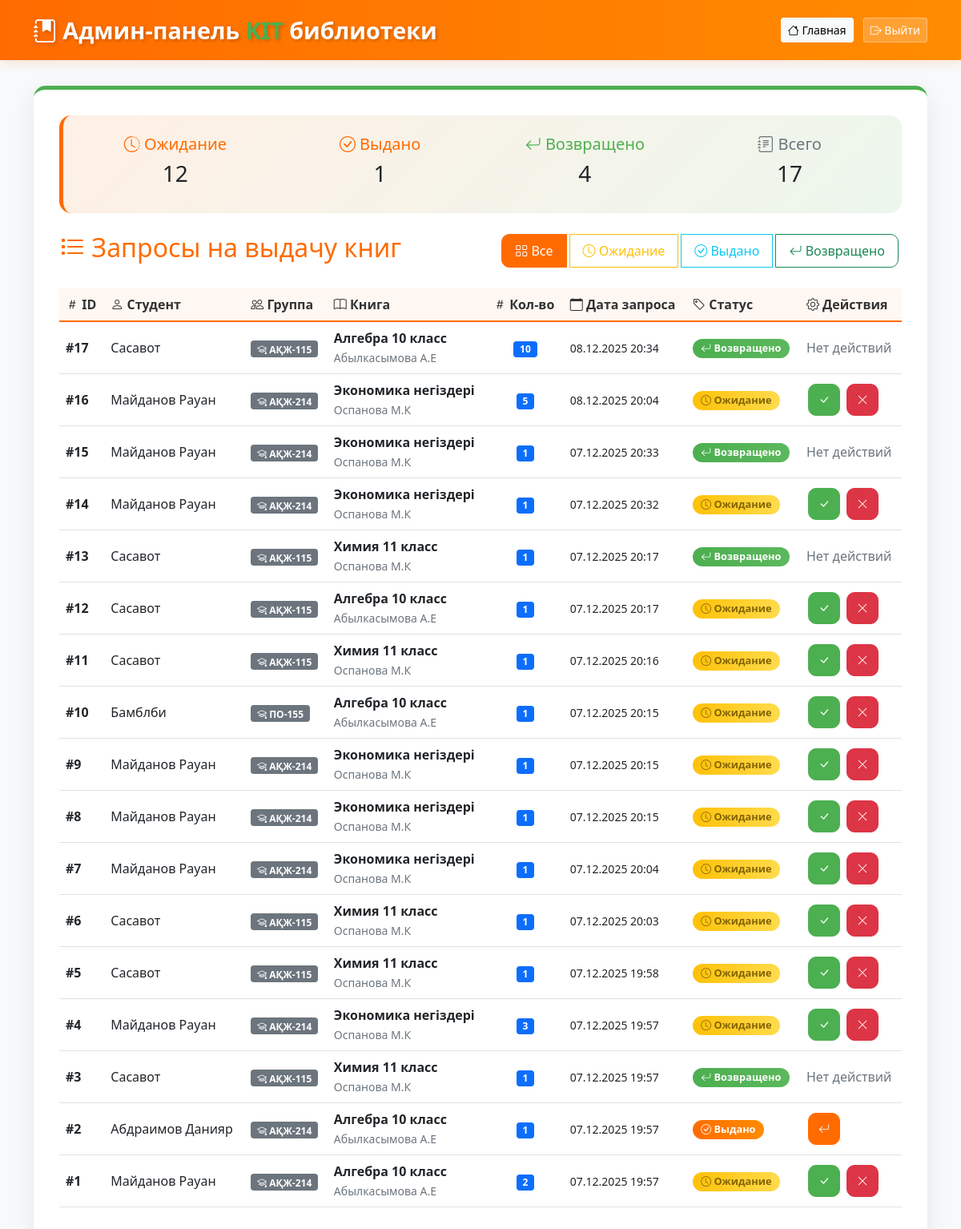
/admin (signed in), run on an earlier commit of the app's database.
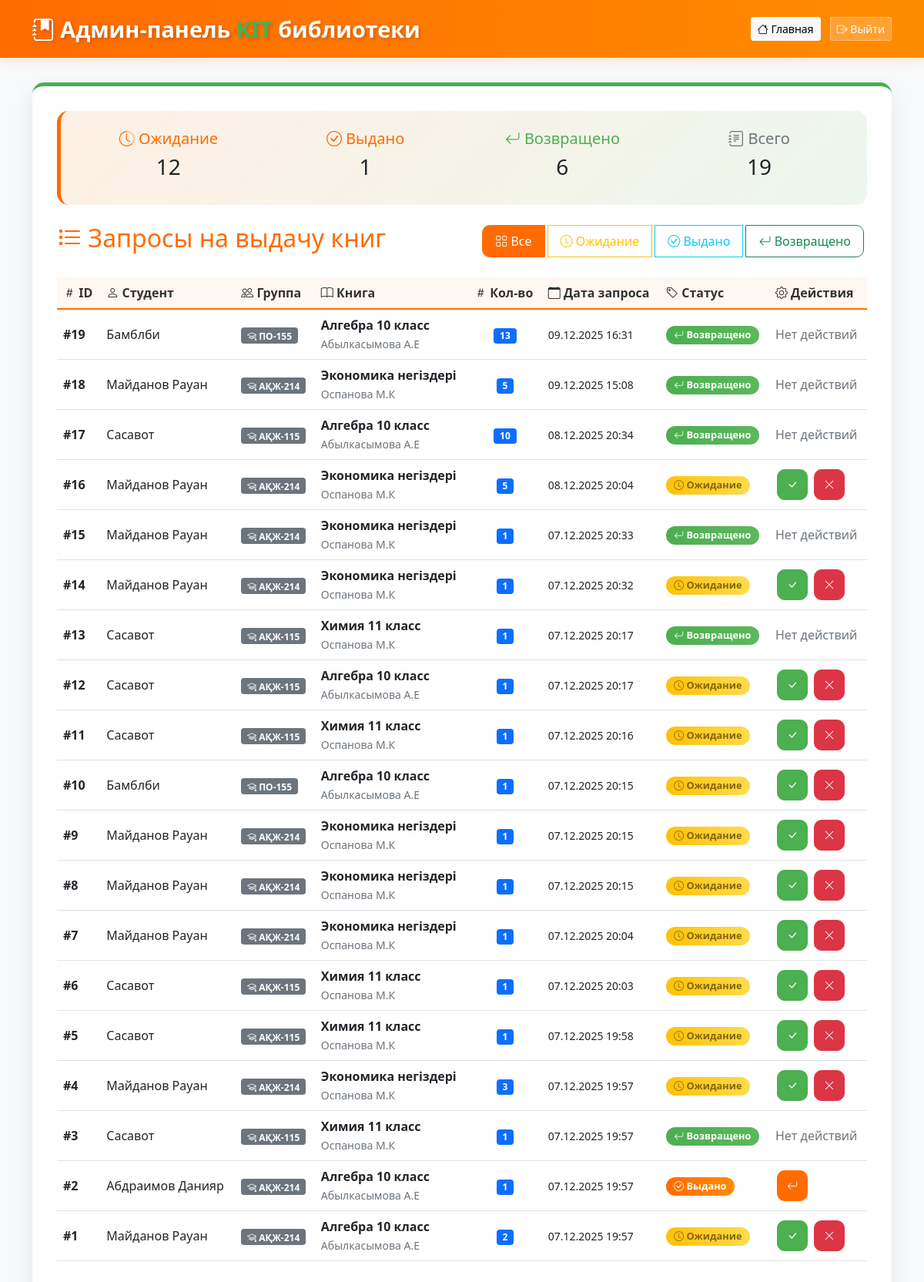
And on a later commit of the database.
### models.py (models this page shows, shortened)
class BookRequest(db.Model):
    __tablename__ = 'book_requests'
    id = db.Column(db.Integer, primary_key=True)
    request_number = db.Column(db.String(20), unique=True, nullable=True)
    student_id = db.Column(db.Integer, db.ForeignKey('students.id'), nullable=False)
    book_id = db.Column(db.Integer, db.ForeignKey('books.id'), nullable=False)
    request_date = db.Column(db.DateTime, nullable=False, default=db.func.now())  # Дата создания запроса
    issue_date = db.Column(db.DateTime)  # Дата выдачи (когда библиотекарь подтвердил)
    planned_return_date = db.Column(db.DateTime)  # Планируемая дата возврата (+90 минут)
    actual_return_date = db.Column(db.DateTime)  # Фактическая дата возврата
    quantity = db.Column(db.Integer, nullable=False, default=1)  # Количество взятых экземпляров
    status = db.Column(db.String(20), nullable=False, default='ожидание')  # статусы: ожидание, выдано, возвращено
    book = db.relationship('Book', backref='requests')

class Student(db.Model):
    __tablename__ = 'students'
    id = db.Column(db.Integer, primary_key=True)
    full_name = db.Column(db.String(100), nullable=False)  # ФИО
    group_id = db.Column(db.Integer, db.ForeignKey('groups.id'), nullable=False)
    book_requests = db.relationship('BookRequest', backref='student', lazy=True)

class Group(db.Model):
    __tablename__ = 'groups'
    id = db.Column(db.Integer, primary_key=True)
    name = db.Column(db.String(50), unique=True, nullable=False)  # Например: "АҚЖ-214"
    language = db.Column(db.String(10), nullable=False)  # "kz" или "ru"
    course = db.Column(db.Integer, nullable=False)  # 1 или 2
    students = db.relationship('Student', backref='group', lazy=True)

class Book(db.Model):
    __tablename__ = 'books'
    id = db.Column(db.Integer, primary_key=True)
    name = db.Column(db.String(200), nullable=False)  # Название книги
    author = db.Column(db.String(100), nullable=False)  # Автор книги
    year = db.Column(db.Integer, nullable=False)  # Год издания
    total_quantity = db.Column(db.Integer, nullable=False)  # Всего экземпляров
    available_quantity = db.Column(db.Integer, nullable=False)  # Доступно сейчас
    language = db.Column(db.String(10), nullable=False)  # Язык книги
    course = db.Column(db.Integer, nullable=False)  # Курс

### app.py (the view)
@app.route('/admin')
@admin_required
def admin_dashboard():
    requests = BookRequest.query.order_by(BookRequest.request_date.desc()).all()
    return render_template('admin.html', requests=requests)

### app.py (called while the page is built)
def admin_required(f):
    @wraps(f)
    def decorated_function(*args, **kwargs):
        if not session.get('admin_logged_in'):
            return redirect(url_for('admin_login'))
        return f(*args, **kwargs)
    return decorated_function

### templates/admin.html (shortened to what this page needs)
<!DOCTYPE html>
<html lang="ru">
<head>
    <link href="https://cdn.jsdelivr.net/npm/bootstrap@5.1.3/dist/css/bootstrap.min.css" rel="stylesheet">
    <link rel="stylesheet" href="https://cdn.jsdelivr.net/npm/bootstrap-icons@1.8.1/font/bootstrap-icons.css">
</head>
<body>
    <nav class="kit-header">
        <div class="container">
            <div class="d-flex justify-content-between align-items-center">
                <span class="kit-logo">
                    <i class="bi bi-journal-bookmark-fill"></i>
                    Админ-панель <span>KIT</span> библиотеки
                </span>
                <div>
                    <a href="{{ url_for('admin_dashboard') }}" class="btn btn-light btn-sm me-2">
                        <i class="bi bi-house"></i> Главная
                    </a>
                    <a href="{{ url_for('admin_logout') }}" class="btn btn-logout btn-sm text-white">
                        <i class="bi bi-box-arrow-right"></i> Выйти
                    </a>
                </div>
            </div>
        </div>
    </nav>
    <div class="container">
        <div class="admin-container">
            <div class="stats-card">
                <div class="row">
                    <div class="col-md-3 text-center">
                        <h5 style="color: var(--kit-orange);">
                            <i class="bi bi-clock-history"></i> Ожидание
                        </h5>
                        <h3>{{ requests|selectattr('status', 'equalto', 'ожидание')|list|length }}</h3>
                    </div>
                    <div class="col-md-3 text-center">
                        <h5 style="color: var(--kit-orange);">
                            <i class="bi bi-check-circle"></i> Выдано
                        </h5>
                        <h3>{{ requests|selectattr('status', 'equalto', 'выдано')|list|length }}</h3>
                    </div>
                    <div class="col-md-3 text-center">
                        <h5 style="color: var(--kit-green);">
                            <i class="bi bi-arrow-return-left"></i> Возвращено
                        </h5>
                        <h3>{{ requests|selectattr('status', 'equalto', 'возвращено')|list|length }}</h3>
                    </div>
                    <div class="col-md-3 text-center">
                        <h5 style="color: #6c757d;">
                            <i class="bi bi-journal-text"></i> Всего
                        </h5>
                        <h3>{{ requests|length }}</h3>
                    </div>
                </div>
            </div>
            <div class="d-flex justify-content-between align-items-center mb-4">
                <h2 style="color: var(--kit-orange);">
                    <i class="bi bi-list-task"></i> Запросы на выдачу книг
                </h2>
                <div class="btn-group">
                    <button class="btn filter-btn btn-outline-primary active" data-filter="all">
                        <i class="bi bi-grid"></i> Все
                    </button>
                    <button class="btn filter-btn btn-outline-warning" data-filter="waiting">
                        <i class="bi bi-clock"></i> Ожидание
                    </button>
                    <button class="btn filter-btn btn-outline-info" data-filter="issued">
                        <i class="bi bi-check-circle"></i> Выдано
                    </button>
                    <button class="btn filter-btn btn-outline-success" data-filter="returned">
                        <i class="bi bi-arrow-return-left"></i> Возвращено
                    </button>
                </div>
            </div>
            {% if requests %}
            <div class="table-responsive">
                <table class="table table-hover" id="requestsTable">
                    <thead class="table-light">
                        <tr>
                            <th><i class="bi bi-hash"></i> ID</th>
                            <th><i class="bi bi-person"></i> Студент</th>
                            <th><i class="bi bi-people"></i> Группа</th>
                            <th><i class="bi bi-book"></i> Книга</th>
                            <th><i class="bi bi-hash"></i> Кол-во</th>
                            <th><i class="bi bi-calendar"></i> Дата запроса</th>
                            <th><i class="bi bi-tag"></i> Статус</th>
                            <th><i class="bi bi-gear"></i> Действия</th>
                        </tr>
                    </thead>
                    <tbody>
                        {% for req in requests %}
                        <tr data-status="{{ req.status }}">
                            <td><strong>#{{ req.id }}</strong></td>
                            <td>{{ req.student.full_name if req.student else 'Неизвестно' }}</td>
                            <td>
                                {% if req.student and req.student.group %}
                                    <span class="badge bg-secondary">
                                        <i class="bi bi-mortarboard"></i> {{ req.student.group.name }}
                                    </span>
                                {% else %}
                                    -
                                {% endif %}
                            </td>
                            <td>
                                {% if req.book %}
                                    <strong>{{ req.book.name }}</strong><br>
                                    <small class="text-muted">{{ req.book.author }}</small>
                                {% else %}
                                    <span class="text-danger">Книга удалена</span>
                                {% endif %}
                            </td>
                            <td>
                                <span class="badge bg-primary">{{ req.quantity }}</span>
                            </td>
                            <td>
                                <small>
                                    {{ req.request_date.strftime('%d.%m.%Y %H:%M') if req.request_date else '-' }}
                                </small>
                            </td>
                            <td>
                                {% if req.status == 'ожидание' %}
                                    <span class="badge status-badge status-waiting">
                                        <i class="bi bi-clock"></i> Ожидание
                                    </span>
                                {% elif req.status == 'выдано' %}
                                    <span class="badge status-badge status-issued">
                                        <i class="bi bi-check-circle"></i> Выдано
                                    </span>
                                {% elif req.status == 'возвращено' %}
                                    <span class="badge status-badge status-returned">
                                        <i class="bi bi-arrow-return-left"></i> Возвращено
                                    </span>
                                {% endif %}
                            </td>
                            <td>
                                {% if req.status == 'ожидание' %}
                                    <button class="btn btn-success btn-sm action-btn"
                                        data-action="confirm"
                                        data-id="{{ req.id }}"
                                        title="Подтвердить выдачу"
                                        style="background: var(--kit-green); border-color: var(--kit-green);">
                                        <i class="bi bi-check-lg"></i>
                                    </button>
                                    <button class="btn btn-danger btn-sm action-btn"
                                        data-action="reject"
                                        data-id="{{ req.id }}"
                                        title="Отклонить запрос">
                                        <i class="bi bi-x-lg"></i>
                                    </button>
                                {% elif req.status == 'выдано' %}
                                    <button class="btn btn-primary btn-sm action-btn"
                                        data-action="return"
                                        data-id="{{ req.id }}"
                                        title="Отметить возврат"
                                        style="background: var(--kit-orange); border-color: var(--kit-orange);">
                                        <i class="bi bi-arrow-return-left"></i>
                                    </button>
                                {% else %}
                                    <span class="text-muted">Нет действий</span>
                                {% endif %}
                            </td>
                        </tr>
                        {% endfor %}
                    </tbody>
                </table>
            </div>
            {% endif %}
        </div>
    </div>
</body>
</html>

### templates/admin.html (style rules this page uses)
:root { --kit-orange: #ff6b00; --kit-green: #4CAF50; --kit-white: #ffffff; --kit-gray: #f8f9fa; }
body { background-color: #f8f9fa; font-family: 'Segoe UI', Tahoma, Geneva, Verdana, sans-serif; }
.kit-header { background: linear-gradient(90deg, var(--kit-orange) 0%, #ff8c00 100%); padding: 1rem 0; box-shadow: 0 4px 12px rgba(255, 107, 0, 0.15); }
.kit-logo { font-size: 1.8rem; font-weight: 700; color: white; text-shadow: 2px 2px 4px rgba(0,0,0,0.2); }
.kit-logo span { color: var(--kit-green); }
.status-badge { font-size: 0.8em; padding: 0.4em 0.8em; border-radius: 20px; font-weight: 600; }
.status-waiting { background: linear-gradient(90deg, #ffc107 0%, #ffdb4d 100%); color: #856404; }
.status-issued { background: linear-gradient(90deg, var(--kit-orange) 0%, #ff8c00 100%); color: white; }
.status-returned { background: linear-gradient(90deg, var(--kit-green) 0%, #5cb85c 100%); color: white; }
.action-btn { width: 40px; height: 40px; display: inline-flex; align-items: center; justify-content: center; margin: 2px; border-radius: 10px; transition: all 0.3s; }
.admin-container { background: white; border-radius: 15px; padding: 2rem; box-shadow: 0 10px 30px rgba(0,0,0,0.08); margin-top: 2rem; border-top: 5px solid var(--kit-green); }
.filter-btn { border-radius: 10px; padding: 0.5rem 1rem; margin: 0 0.25rem; }
.filter-btn.active { background: var(--kit-orange); color: white; border-color: var(--kit-orange); }
.stats-card { background: linear-gradient(135deg, rgba(255, 107, 0, 0.1) 0%, rgba(76, 175, 80, 0.1) 100%); border-radius: 15px; padding: 1.5rem; margin-bottom: 1.5rem; border-left: 5px solid var(--kit-orange); }
.table th { background-color: rgba(255, 107, 0, 0.05); color: #333; font-weight: 600; border-bottom: 2px solid var(--kit-orange); vertical-align: middle; }
.table td { vertical-align: middle; }
.table td:nth-child(5) { text-align: center; }
.btn-logout { background: rgba(255, 255, 255, 0.2); border: 1px solid rgba(255, 255, 255, 0.3); }

What changed in the data, as far as the page shows it:
added BookRequest: id "19", student "Бамблби", student.group.name "ПО-155", book.name "Алгебра 10 класс", book.author "Абылкасымова А.Е", quantity "13", request_date "09.12.2025 16:31", status "возвращено" (drawn)
added BookRequest: id "18", student "Майданов Рауан", student.group.name "АҚЖ-214", book.name "Экономика негіздері", book.author "Оспанова М.К", quantity "5", request_date "09.12.2025 15:08", status "возвращено" (drawn)
Also different on the page:
{{ requests|selectattr('status', 'equalto', 'возвращено')|list|length }}: "4" → "6"
{{ requests|length }}: "17" → "19"
